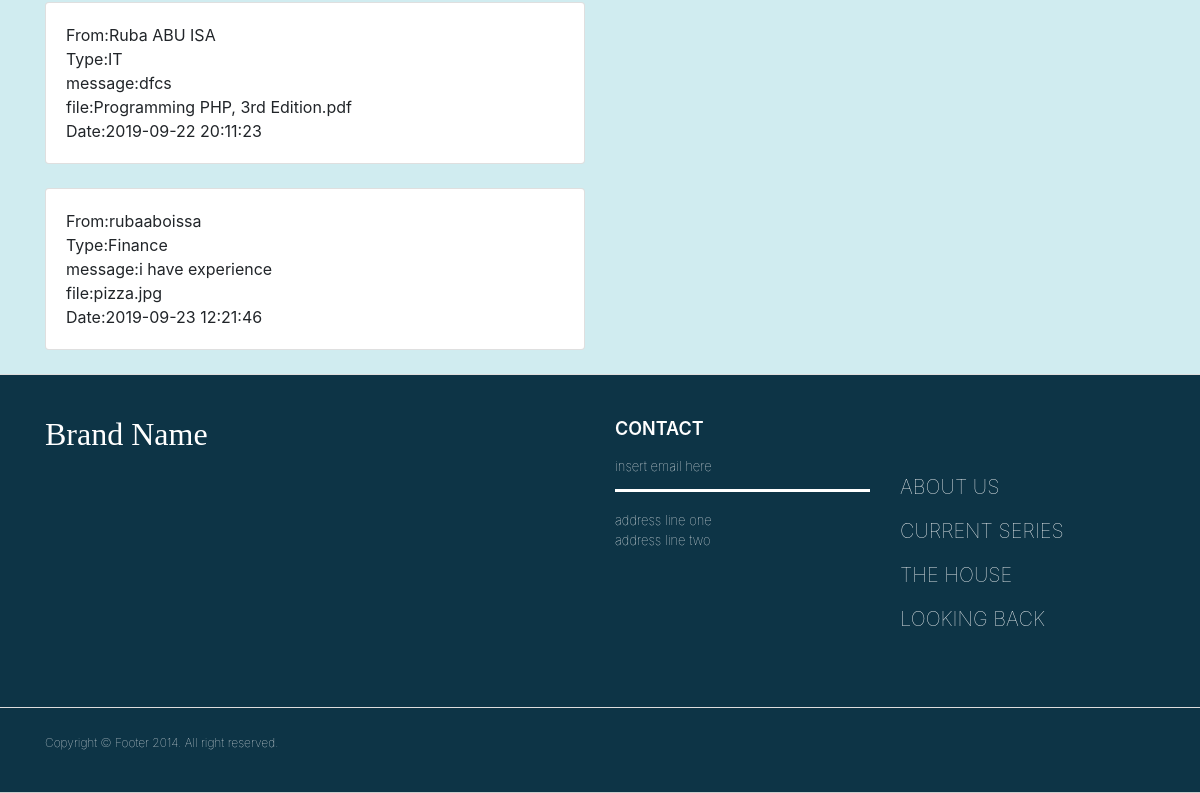
The app's page /jobRq.php (lower part), older data.
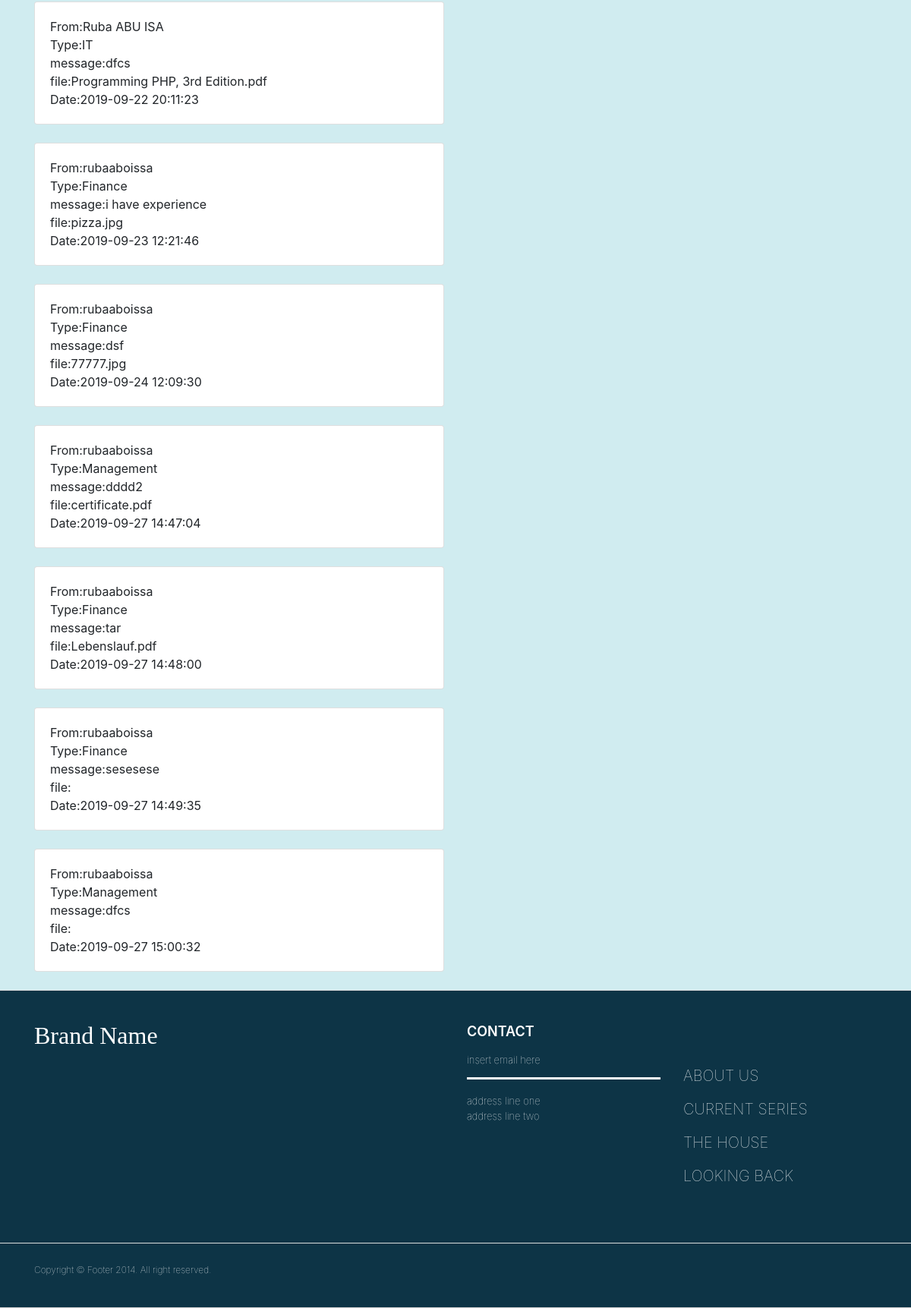
The same page, newer data.
### tables this page shows
CREATE TABLE `employment_app` (
  `employment_id` int(12) NOT NULL,
  `employment_message` text NOT NULL,
  `employment_file` varchar(200) NOT NULL,
  `fk_user_from` int(11) NOT NULL,
  `employment_date` timestamp NOT NULL DEFAULT current_timestamp() ON UPDATE current_timestamp(),
  `fk_type_id` int(11) NOT NULL
);

CREATE TABLE `users` (
  `user_id` int(12) NOT NULL,
  `fullname` varchar(200) NOT NULL,
  `date_of_birth` date NOT NULL,
  `email` varchar(200) NOT NULL,
  `password` varchar(200) NOT NULL,
  `telefon` varchar(200) NOT NULL,
  `address` varchar(200) NOT NULL,
  `gender` enum('f','m') NOT NULL,
  `status` enum('Married','single') NOT NULL,
  `children` varchar(200) NOT NULL,
  `nationality` varchar(200) NOT NULL,
  `education` varchar(200) NOT NULL,
  `date_of_start` timestamp NOT NULL DEFAULT current_timestamp() ON UPDATE current_timestamp(),
  `role` varchar(200) NOT NULL
);

CREATE TABLE `employment_type` (
  `type_id` int(11) NOT NULL,
  `type_name` varchar(100) NOT NULL
);

### jobRq.php (the view, shortened to what this page needs)
<?php
require 'db.php';
?>
<!DOCTYPE html>
<html lang="en">
<head>
<?php require 'header.php'; ?>
</head>
<body class="body">
<?php require 'nav.php'; ?>
<div class="container">
 <h2 style="color: #0d3446" >Job requests</h2><br>
<?php
$sql = "SELECT * FROM employment_app
        JOIN users ON fk_user_from=user_id
        JOIN employment_type ON fk_type_id=type_id";
        $result =mysqli_query($conn,$sql);
        if($result->num_rows> 0) {
            while($row = $result->fetch_assoc()) {?>
<div class="row">
    <div class="col-sm-6">
        <div class="card">
            <div class="card-body">
                <span class="card-title">From:</span><?php echo $row['fullname'];?><br>
                <span class="card-text">Type:</span><?php echo $row['type_name'];?><br>
                <span class="card-text">message:</span><?php echo $row['employment_message'];?><br>
                <span class="card-text">file:</span><?php echo $row['employment_file'];?><br>
                <span class="card-text">Date:</span><?php echo $row['employment_date'];?><br>
            </div>
        </div>
                <br>
    </div>
</div>
<?php
}
}
?>
</div>
<?php require 'footer.php'; ?>
</body>
</html>

Row changes from the older to the newer data that the page shows:
added employment_app: fk_user_from.fullname "rubaaboissa", fk_type.type_name "Finance", employment_message "dsf", employment_file "77777.jpg", employment_date "2019-09-24 12:09:30"
added employment_app: fk_user_from.fullname "rubaaboissa", fk_type.type_name "Management", employment_message "dddd2", employment_file "certificate.pdf", employment_date "2019-09-27 14:47:04"
added employment_app: fk_user_from.fullname "rubaaboissa", fk_type.type_name "Finance", employment_message "tar", employment_file "Lebenslauf.pdf", employment_date "2019-09-27 14:48:00"
added employment_app: fk_user_from.fullname "rubaaboissa", fk_type.type_name "Finance", employment_message "sesesese", employment_date "2019-09-27 14:49:35"
added employment_app: fk_user_from.fullname "rubaaboissa", fk_type.type_name "Management", employment_message "dfcs", employment_date "2019-09-27 15:00:32"
